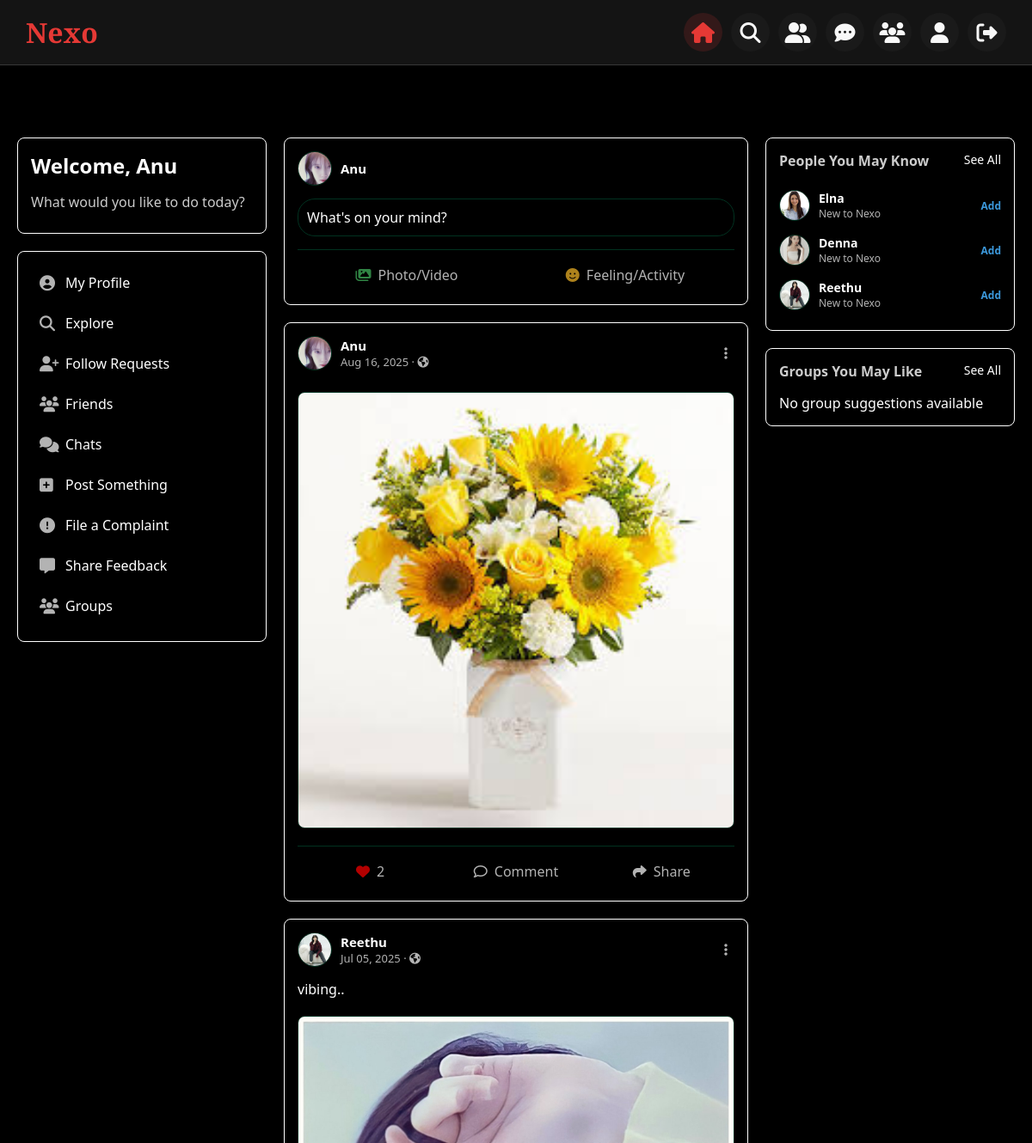
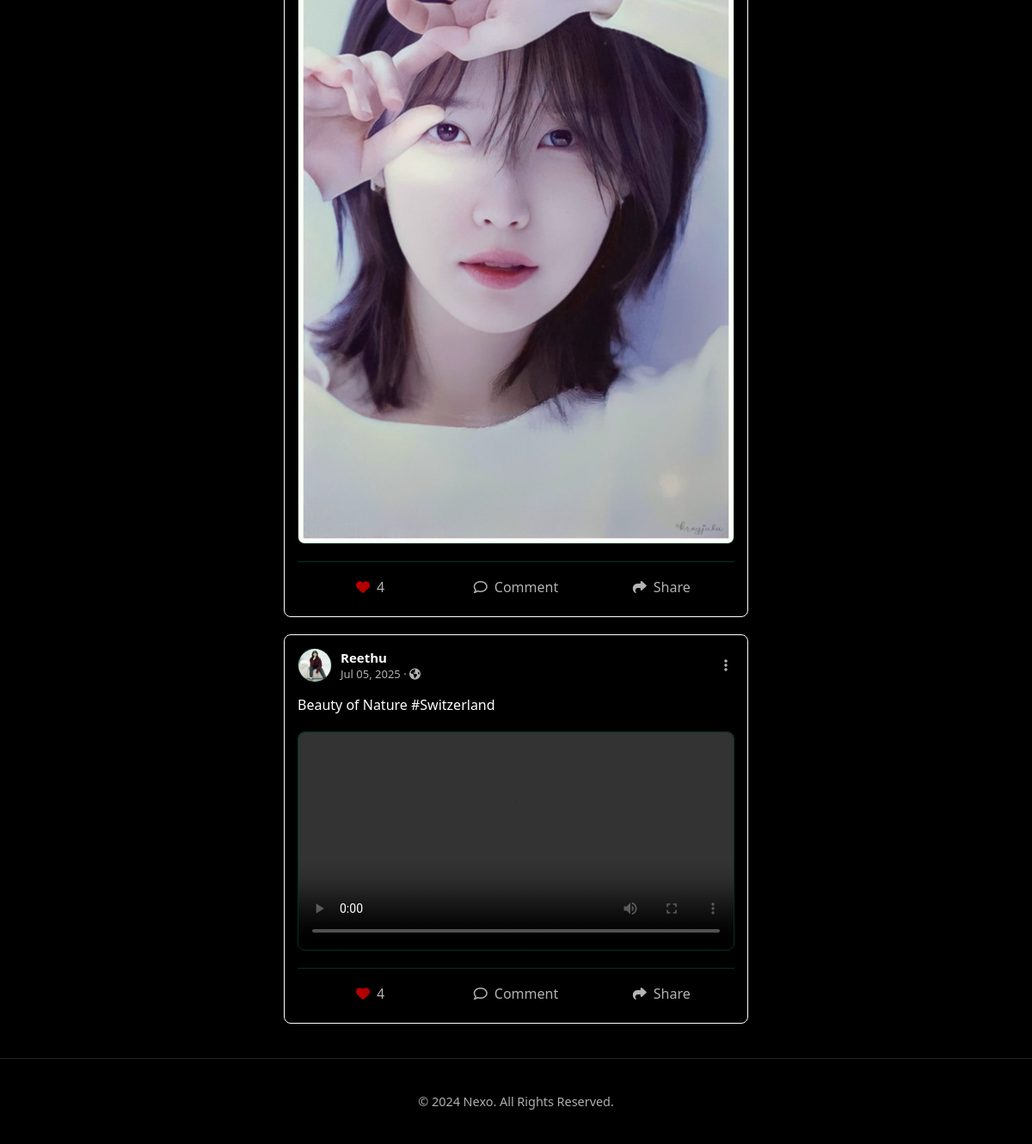
/Project/User/HomePage.php (signed in), run on the app's committed database (2 pictures, top to bottom).
### tables this page shows
CREATE TABLE `tbl_user` (
  `user_id` int(11) NOT NULL,
  `user_name` varchar(30) NOT NULL,
  `user_bio` varchar(2500) NOT NULL,
  `user_gender` varchar(10) NOT NULL,
  `user_status` enum('active','banned') DEFAULT 'active',
  `user_dob` date NOT NULL,
  `user_contact` varchar(11) NOT NULL,
  `user_email` varchar(30) NOT NULL,
  `user_password` varchar(2000) NOT NULL,
  `place_id` int(11) NOT NULL,
  `user_photo` varchar(100) NOT NULL
);

CREATE TABLE `tbl_post` (
  `post_id` int(11) NOT NULL,
  `post_caption` varchar(50) NOT NULL,
  `post_photo` varchar(500) NOT NULL,
  `post_date` date NOT NULL,
  `user_id` int(11) NOT NULL
);

### Project/User/HomePage.php (the view, shortened to what this page needs)
<?php
include("../Assets/Connection/Connection.php");
include("Header.php");
$sel="select * from tbl_user where user_id='".$_SESSION['uid']."'";
$rowuser=$con->query($sel);
$datauser=$rowuser->fetch_assoc();
$uid = mysqli_real_escape_string($con, $_SESSION['uid']);
$uname = $_SESSION['uname'];
$post_sql = "SELECT p.*, u.user_name, u.user_photo,u.user_id,
             (SELECT COUNT(like_id) FROM tbl_like l WHERE l.post_id = p.post_id) AS like_count,
             (SELECT COUNT(like_id) FROM tbl_like l WHERE l.post_id = p.post_id AND l.user_id = '$uid') AS user_liked
             FROM tbl_post p
             INNER JOIN tbl_user u ON p.user_id = u.user_id
             ORDER BY p.post_date DESC";
$post_result = $con->query($post_sql);
$suggestion_sql = "SELECT u.* FROM tbl_user u
                  WHERE u.user_id != '$uid'
                  AND u.user_id NOT IN
                  (SELECT user_to_id FROM tbl_friends WHERE user_from_id = '$uid')
                  ORDER BY RAND() LIMIT 4";
$suggestion_result = $con->query($suggestion_sql);
 $group_suggestion_sql = "SELECT * FROM tbl_group g
                        WHERE g.group_id NOT IN
                        (SELECT group_id FROM tbl_groupmembers WHERE user_id = '$uid')
                        ORDER BY RAND() LIMIT 2";
$group_suggestion_result = $con->query($group_suggestion_sql);
?>
<!DOCTYPE html>
<html lang="en">
<head>
    <link rel="stylesheet" href="https://cdnjs.cloudflare.com/ajax/libs/font-awesome/6.4.0/css/all.min.css">
</head>
<body>
    <div class="main-container">
        <div class="left-sidebar">
            <div class="welcome-card">
                <h2>Welcome,
                    <?php echo htmlspecialchars($uname) ?>
                </h2>
                <p>What would you like to do today?</p>
            </div>
            <div class="quick-links-card">
                <div class="quick-link">
                    <i class="fas fa-user-circle"></i>
                    <span><a href="MyProfile.php">My Profile</a></span>
                </div>
                <div class="quick-link">
                    <i class="fas fa-search"></i>
                    <span><a href="UserSearch.php">Explore</a></span>
                </div>
                <div class="quick-link">
                    <i class="fas fa-user-plus"></i>
                    <span><a href="FollowRequests.php">Follow Requests</a></span>
                </div>
                <div class="quick-link">
                    <i class="fas fa-users"></i>
                    <span><a href="FriendsList.php">Friends</a></span>
                </div>
                <div class="quick-link">
                    <i class="fas fa-comments"></i>
                    <span><a href="ChatList.php">Chats</a></span>
                </div>
                <div class="quick-link">
                    <i class="fas fa-plus-square"></i>
                    <span><a href="Post.php">Post Something</a></span>
                </div>
                <div class="quick-link">
                    <i class="fas fa-exclamation-circle"></i>
                    <span><a href="Complaint.php">File a Complaint</a></span>
                </div>
                <div class="quick-link">
                    <i class="fas fa-comment-alt"></i>
                    <span><a href="Feedback.php">Share Feedback</a></span>
                </div>
                <div class="quick-link">
                    <i class="fas fa-users"></i>
                    <span><a href="Groups.php">Groups</a></span>
                </div>
            </div>
        </div>
        <div class="content">
            <div class="post-card">
                <div class="post-header">
                    <div class="post-avatar">
                        <img src="../Assets/Files/UserDocs/<?php echo $datauser['user_photo'] ?>" alt="User">
                    </div>
                    <div class="post-user">
                        <h4>
                            <?php echo htmlspecialchars($uname) ?>
                        </h4>
                    </div>
                </div>
                <div class="post-content">
                    <a href="Post.php" class="post-input">What's on your mind?</a>
                </div>
                <div class="post-actions">
                    <a href="Post.php" class="post-action">
                        <i class="fas fa-images" style="color: #45bd62;"></i>
                        <span>Photo/Video</span>
                    </a>
                    <a href="Post.php" class="post-action">
                        <i class="fas fa-smile" style="color: #f7b928;"></i>
                        <span>Feeling/Activity</span>
                    </a>
                </div>
            </div>
            <?php if ($post_result->num_rows > 0) {
                while ($post = $post_result->fetch_assoc()) {
                    $file = $post["post_photo"];
                    $extension = strtolower(pathinfo($file, PATHINFO_EXTENSION));
                    $file_path = '../Assets/Files/PostDocs/' . $file;
                    $post_id = $post['post_id'];
            ?>
            <div class="post-card">
                <div class="post-header">
                    <div class="post-avatar">
                        <a href="ViewProfile.php?pid=<?php echo $post['user_id']?>"><img
                                src="../Assets/Files/UserDocs/<?php echo htmlspecialchars($post['user_photo']) ?>"
                                alt="<?php echo htmlspecialchars($post['user_name']) ?>"></a>
                    </div>
                    <div class="post-user">
                        <h4>
                            <?php echo htmlspecialchars($post['user_name']) ?>
                        </h4>
                        <p>
                            <?php echo date('M d, Y', strtotime($post["post_date"])) ?> · <i
                                class="fas fa-globe-americas"></i>
                        </p>
                    </div>
                    <div class="post-options">
                        <div class="post-options-toggle">
                            <i class="fas fa-ellipsis-v"></i>
                        </div>
                    </div>
                </div>
                <div class="post-content">
                    <p>
                        <?php echo htmlspecialchars($post["post_caption"]) ?>
                    </p>
                    <?php if (!empty($file)) { ?>
                    <?php if (in_array($extension, ['jpg', 'jpeg', 'png', 'gif', 'webp'])) { ?>
                    <img src="<?php echo htmlspecialchars($file_path) ?>" alt="Post Image" class="post-media">
                    <?php } elseif (in_array($extension, ['mp4', 'webm', 'ogg'])) { ?>
                    <video controls class="post-media">
                        <source src="<?php echo htmlspecialchars($file_path) ?>" type="video/<?php echo $extension ?>">
                    </video>
                    <?php } ?>
                    <?php } ?>
                </div>
                <div class="post-actions">
                    <div class="post-action like-btn" data-post-id="<?php echo $post_id ?>"
                        data-liked="<?php echo $post['user_liked'] > 0 ? 'true' : 'false' ?>">
                        <i class="<?php echo $post['user_liked'] > 0 ? 'fas fa-heart liked' : 'far fa-heart' ?>"
                            id="icon-<?php echo $post_id ?>"></i>
                        <span id="count-<?php echo $post_id ?>">
                            <?php echo $post['like_count'] ?>
                        </span>
                    </div>
                    <a href="Comment.php?cid=<?php echo $post_id ?>" class="post-action">
                        <i class="far fa-comment"></i>
                        <span>Comment</span>
                    </a>
                    <div class="post-action share-btn" data-post-id="<?php echo $post_id ?>">
                        <i class="fas fa-share"></i>
                        <span>Share</span>
                    </div>
                </div>
            </div>
            <?php } ?>
            <?php } else { ?>
            <div class="post-card">
                <p>No posts available. Be the first to post something!</p>
            </div>
            <?php } ?>
        </div>
        <div class="right-sidebar">
            <div class="suggestions-card">
                <div class="suggestions-header">
                    <h3>People You May Know</h3>
                    <a href="UserSearch.php">See All</a>
                </div>
                <?php if ($suggestion_result->num_rows > 0) {
                    while ($suggestion = $suggestion_result->fetch_assoc()) { ?>
                <div class="suggestion">
                    <div class="suggestion-avatar">
                        <img src="../Assets/Files/UserDocs/<?php echo htmlspecialchars($suggestion['user_photo']) ?>"
                            alt="<i class='far fa-user'></i>">
                    </div>
                    <div class="suggestion-info">
                        <h4>
                            <?php echo htmlspecialchars($suggestion['user_name']) ?>
                        </h4>
                        <p>New to Nexo</p>
                    </div>
                    <a href="UserSearch.php?fid=<?php echo $suggestion['user_id'] ?>" class="follow-btn">Add</a>
                </div>
                <?php } ?>
                <?php } else { ?>
                <p>No suggestions available</p>
                <?php } ?>
            </div>
            <div class="suggestions-card">
                <div class="suggestions-header">
                    <h3>Groups You May Like</h3>
                    <a href="Groups.php">See All</a>
                </div>
                <?php if ($group_suggestion_result->num_rows > 0) {
                    while ($group = $group_suggestion_result->fetch_assoc()) { ?>
                <div class="suggestion">
                    <div class="suggestion-avatar">
                        <img src="../Assets/Files/GroupDocs/<?php echo $group['group_photo'] ?>" alt="">
                    </div>
                    <div class="suggestion-info">
                        <h4>
                            <?php echo htmlspecialchars($group['group_name']) ?>
                        </h4>
                        <p>
                            <?php echo htmlspecialchars($group['group_description']) ?>
                        </p>
                    </div>
                    <a href="Groups.php?join=<?php echo $group['group_id'] ?>" class="follow-btn">Join</a>
                </div>
                <?php } ?>
                <?php } else { ?>
                <p>No group suggestions available</p>
                <?php } ?>
            </div>
        </div>
    </div>
   <?php include("Footer.php");  ?>
</body>
</html>

### Project/User/Header.php (style rules this page uses)
:root { --dark-bg: #0A0A0A; --card-bg: rgba(255, 255, 255, 0.08); --accent-red: #E53935; --text-light: #F8F8F8; --text-subtle: #AFAFAF; --border-color: rgba(255, 255, 255, 0.15); --hover-bg: rgba(255, 255, 255, 0.05); }
body { font-family: 'Montserrat', sans-serif; background-color: var(--dark-bg); color: var(--text-light); margin: 0; padding: 0; padding-top: 70px; }

### Project/User/HomePage.php (style rules this page uses)
:root { --black: #000000; --white: #FFFFFF; --deep-forest-green: #013220; }
* { margin: 0; padding: 0; box-sizing: border-box; font-family: 'Segoe UI', Tahoma, Geneva, Verdana, sans-serif; }
body { background-color: var(--black); color: var(--white); }
.main-container { display: flex; max-width: 1200px; margin: 70px auto 0; padding: 20px; gap: 20px; }
.left-sidebar { width: 25%; position: sticky; top: 70px; height: fit-content; }
.right-sidebar { width: 25%; position: sticky; top: 70px; height: fit-content; }
.content { flex: 1; }
.welcome-card, .quick-links-card, .suggestions-card { background-color: var(--black); border-radius: 8px; border: 1px solid var(--white); padding: 15px; margin-bottom: 20px; }
.welcome-card h2 { margin-bottom: 15px; color: var(--white); }
.welcome-card p { color: var(--white); opacity: 0.8; margin-bottom: 10px; }
.quick-link { display: flex; align-items: center; padding: 10px; border-radius: 5px; margin-bottom: 5px; transition: background-color 0.3s; }
.quick-link i { width: 30px; color: var(--white); opacity: 0.7; font-size: 18px; }
.quick-link span { flex: 1; color: var(--white); }
.quick-link a { text-decoration: none; color: inherit; display: block; width: 100%; }
.suggestions-header { display: flex; justify-content: space-between; margin-bottom: 15px; }
.suggestions-header h3 { color: var(--white); opacity: 0.8; font-size: 16px; }
.suggestions-header a { color: var(--white); font-size: 14px; text-decoration: none; }
.suggestion { display: flex; align-items: center; padding: 8px 0; }
.suggestion-avatar { width: 36px; height: 36px; border-radius: 50%; margin-right: 10px; overflow: hidden; border: 1px solid var(--deep-forest-green); }
.suggestion-avatar img { width: 100%; height: 100%; object-fit: cover; }
.suggestion-info { flex: 1; }
.suggestion-info h4 { font-size: 14px; color: var(--white); }
.suggestion-info p { font-size: 12px; color: var(--white); opacity: 0.7; }
.follow-btn { color: #3C99DC; font-weight: 600; font-size: 12px; cursor: pointer; text-decoration: none; }
.post-card { background-color: var(--black); border-radius: 8px; border: 1px solid var(--white); padding: 15px; margin-bottom: 20px; }
.post-header { display: flex; align-items: center; margin-bottom: 15px; }
.post-avatar { width: 40px; height: 40px; border-radius: 50%; margin-right: 10px; overflow: hidden; border: 1px solid var(--deep-forest-green); }
.post-avatar img { width: 100%; height: 100%; object-fit: cover; }
.post-user { flex: 1; }
.post-user h4 { font-size: 15px; color: var(--white); }
.post-user p { font-size: 13px; color: var(--white); opacity: 0.7; }
.post-options { position: relative; margin-left: auto; }
.post-options-toggle { padding: 8px; border-radius: 50%; cursor: pointer; color: var(--white); opacity: 0.7; transition: all 0.3s; }
.post-content { margin-bottom: 15px; }
.post-content p { margin-bottom: 10px; color: var(--white); }
.post-media { width: 100%; border-radius: 8px; margin-top: 10px; border: 1px solid var(--deep-forest-green); }
.post-actions { display: flex; border-top: 1px solid var(--deep-forest-green); padding-top: 10px; }
.post-action { flex: 1; display: flex; align-items: center; justify-content: center; padding: 8px; border-radius: 5px; color: var(--white); opacity: 0.7; transition: all 0.3s; cursor: pointer; text-decoration: none; }
.post-action i { margin-right: 8px; }
.liked { color: red; opacity: 1; }
.post-input { display: block; width: 100%; padding: 10px; border-radius: 20px; background-color: var(--black); border: 1px solid var(--deep-forest-green); color: var(--white); text-decoration: none; transition: background-color 0.3s; }

### data on the page
tbl_user: user_photo (picture)
tbl_post: user.user_photo (picture), user.user_name "Anu", post_date "Aug 16, 2025", post_photo (picture), like_count "2"
tbl_post: user.user_photo (picture), user.user_name "Reethu", post_date "Jul 05, 2025", post_caption "vibing..", post_photo (picture), like_count "4"
tbl_post: user.user_photo (picture), user.user_name "Reethu", post_date "Jul 05, 2025", post_caption "Beauty of Nature #Switzerland", like_count "4"
tbl_user: user_photo (picture), user_name "Elna"
tbl_user: user_photo (picture), user_name "Denna"
tbl_user: user_photo (picture), user_name "Reethu"

### other printed values
$uname "Anu"
